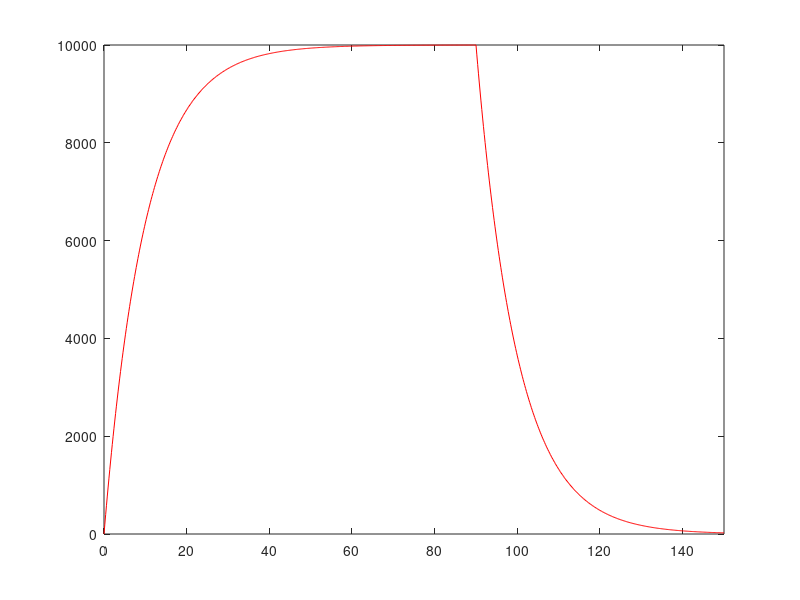

This figure's MATLAB source:
% Charging and discharging curves for passive membrane patch
% R Rao 2007 

clear
% input current
I = 10 % nA

% capacitance and leak resistance

C = 0.1 /10 % nF
R = 100 * 10 % M ohms
tau = R*C % = 0.1*100 nF-Mohms = 100*100 pF Mohms = 10 ms
disp('(Theoretical)')

% membrane potential equation dV/dt = - V/RC + I/C

tstop = 150; % ms

V_inf = I*R; % peak V (in mV)
tau = 0; % experimental (ms)

h = 0.2; % ms (step size)

V = 0; % mV
V_trace = [V]; % mV

for t = h:h:tstop

   % Euler method: V(t+h) = V(t) + h*dV/dt
   V = V +h*(- (V/(R*C)) + (I/C));

   % Verify membrane time constant
   if (~tau && (V > 0.6321*V_inf))
     tau = t
     disp('(Experimental)')
   end
   
   % Stop current injection 
   if (t >= 0.6*tstop)
     I = 0;
   end

   V_trace = [V_trace V];
   if ~rem(t,10)
    plot(0:h:t,V_trace,'r')
     axis([0 tstop 0 V_inf])
    drawnow
   end

end